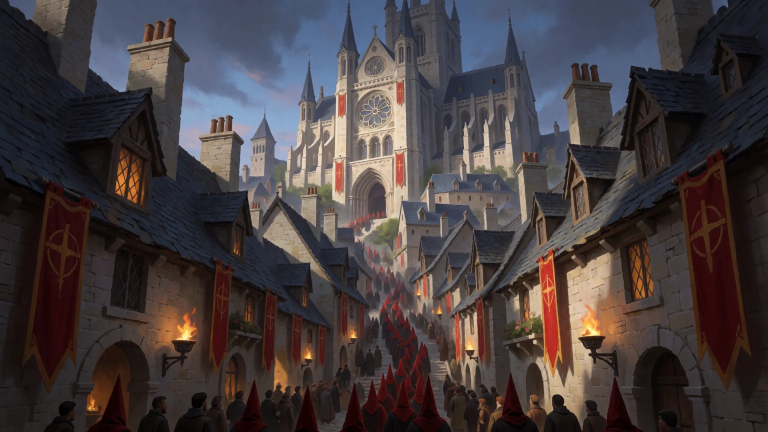
#> input picture assets/city/capitol-jilliath.webp, 1536 x 864 px (shown at 1/2 size)
$ python match.py ../../../assets/city/capitol-jilliath.webp
#> lines starting #> are read from the running program, lines starting #| are printed output that depends on the picture; after the words box and inside, x2 and y2 are one past the last pixel; in counts of white or black regions, pixels touching at a corner belong together
"""Matches the inpainted extension's tone to the wall's edge (the picks came out lighter and warmer than the painting
beside them): one brightness gain (all channels) that brings the extension's strip by the seam to the painting's strip by the seam,
measured where both are plain masonry (above the knight's niche and in the crypt, not the niche itself), easing from
full at the seam to a third of it at the extension's far edge. Writes assets/ui/jilliath/garrison-wide.webp (the
extension alone, 576 page px).

    python art/greybox/jilliath-garrison-wide/match.py <inpainted crop>
"""
import sys
from pathlib import Path

import numpy as np
from PIL import Image

K = 1728 / 1236
EXT_PX = round(576 * K)
crop = np.asarray(Image.open(sys.argv[1]).convert("RGB")).astype(float)
rows = np.r_[0:int(270 * K), int(640 * K):crop.shape[0]]
#> rows = 377 values from 0 to 376
ext_band = crop[rows, EXT_PX - 90:EXT_PX - 10].reshape(-1, 3).mean(axis=0)
#> ext_band = [137.7, 129.8, 127.3]
wall_band = crop[rows, EXT_PX + 10:EXT_PX + 50].reshape(-1, 3).mean(axis=0)
#> wall_band = [78.42, 77.42, 83.62]
# brightness only: a per-channel gain tinted the stone green (the wall's edge carries the glass's red)
gain = np.full(3, wall_band.mean() / ext_band.mean())
#> gain = [0.607, 0.607, 0.607]
ramp = np.linspace(1 / 3, 1, EXT_PX)[None, :, None]
ext = crop[:, :EXT_PX] * (1 + (gain[None, None, :] - 1) * ramp)
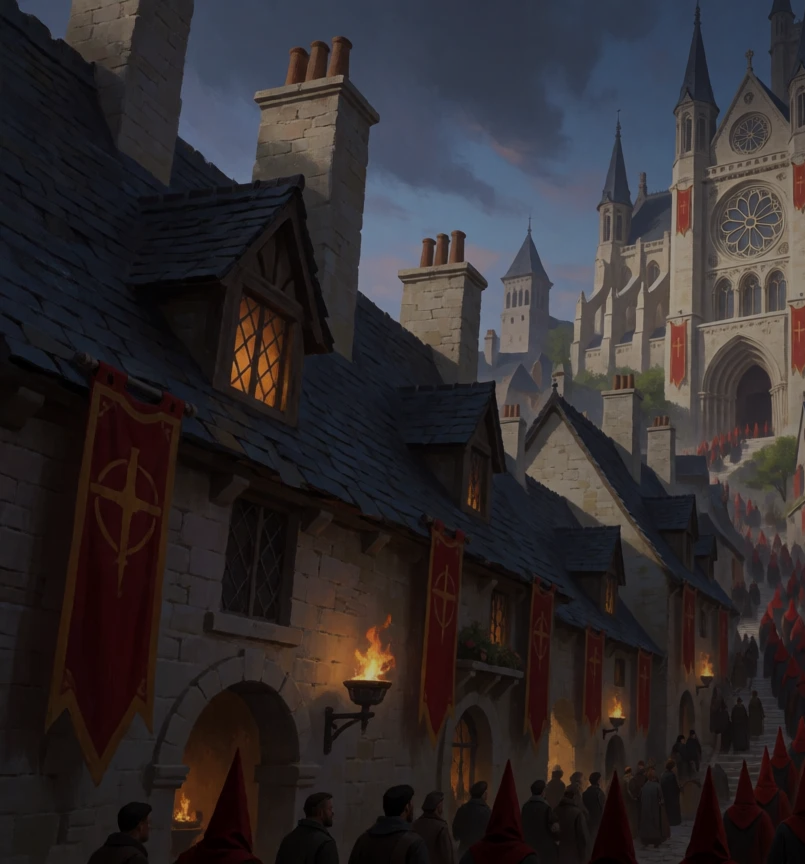
#> ext: shape (864, 805, 3) float64; mean R, G, B 49.2, 43.9, 45.7
# The painting's edge stands in shadow beside the knight; the model lit the blocks there. A soft shadow over them,
# above the ledge, carries the painting's shadow across the seam.
from PIL import ImageDraw, ImageFilter
shade = Image.new("L", (EXT_PX, crop.shape[0]), 0)
#> shade: PIL image 805x864 L; every value is 0
ImageDraw.Draw(shade).rectangle((EXT_PX - 300, int(150 * K), EXT_PX + 40, int(596 * K)), fill=255)
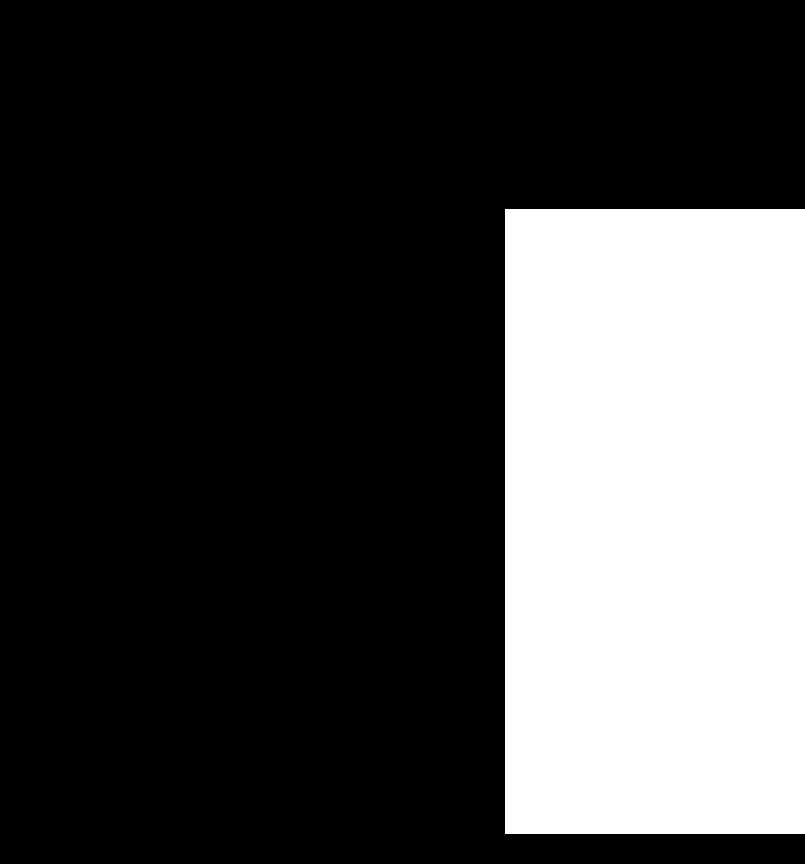
#> shade: PIL image 805x864 L; 27% white; 1 white region, box (x1, y1, x2, y2) and area: (505, 209, 805, 834) 187500
shade = np.asarray(shade.filter(ImageFilter.GaussianBlur(60))).astype(float)[:, :, None] / 255
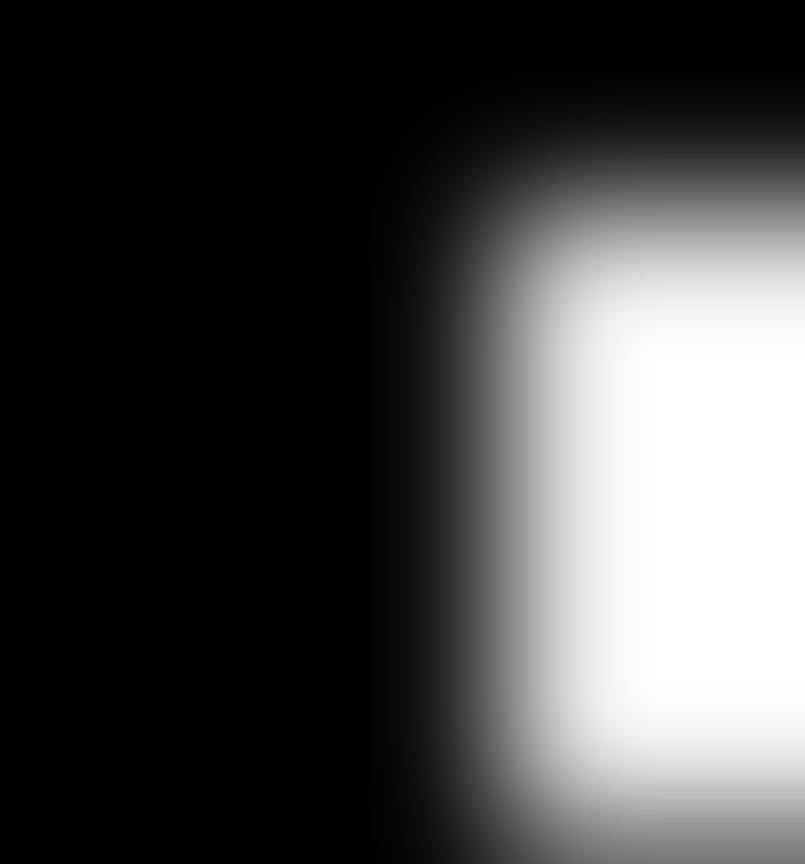
#> shade: shape (864, 805, 1) float64; min 0, max 1, mean 0.266
ext = ext * (1 - 0.5 * shade)
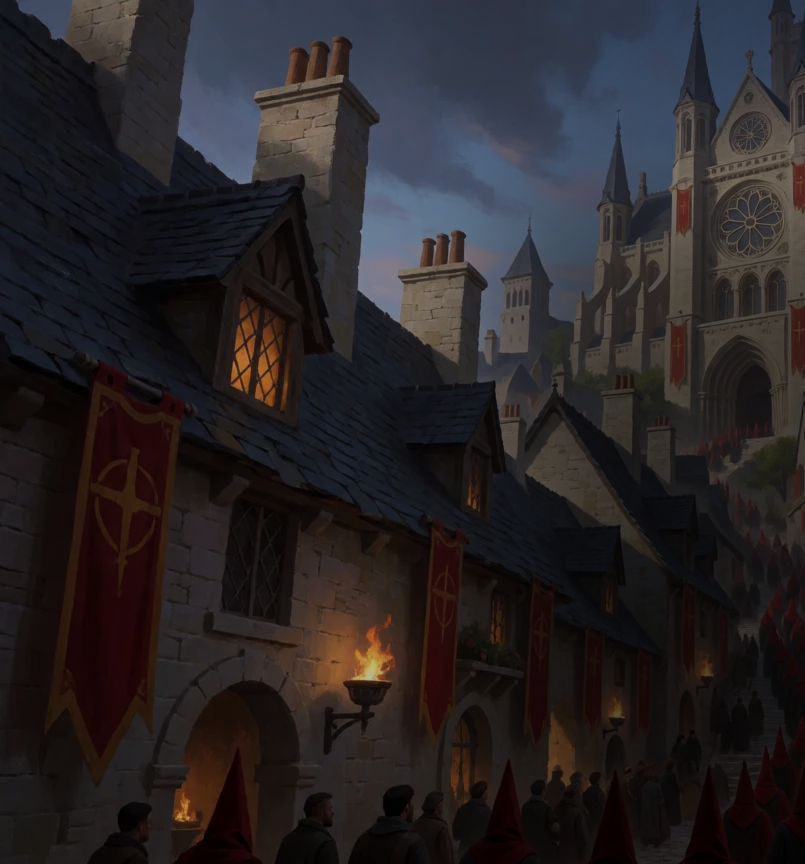
#> ext: shape (864, 805, 3) float64; mean R, G, B 40.9, 36.7, 38.7
Image.fromarray(np.clip(ext, 0, 255).astype(np.uint8)).save("assets/ui/jilliath/garrison-wide.webp", quality=90)
print("gain", np.round(gain, 3))
#| gain [0.607 0.607 0.607]

$ run again, on assets/city/city.webp
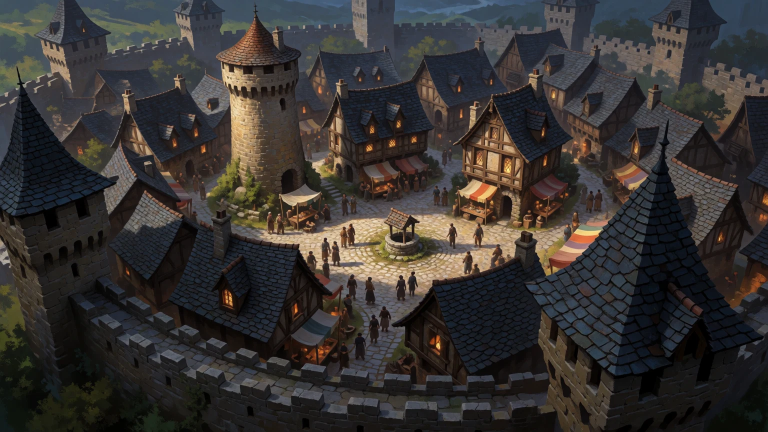
#> input picture assets/city/city.webp, 1536 x 864 px (shown at 1/2 size)
#> ext_band = [56.62, 52.85, 55.93]
#> wall_band = [55.45, 54.54, 56.98]
#> gain = [1.01, 1.01, 1.01]
#> `ext = crop[:, :EXT_PX] * (1 + (gain[None, None, :] - 1) * ramp)`:
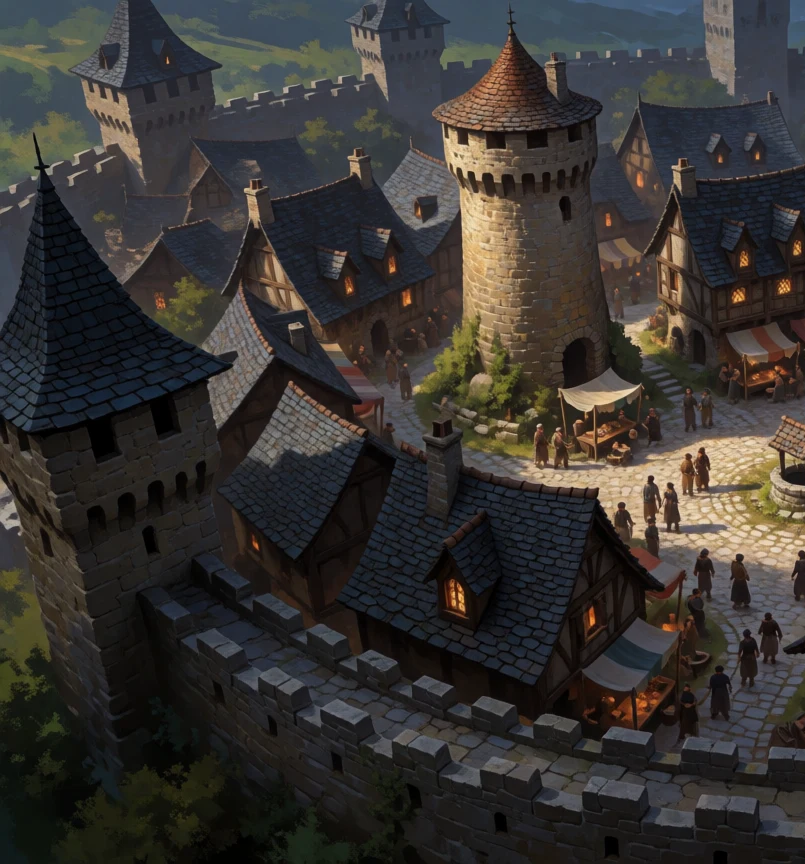
#> ext: shape (864, 805, 3) float64; mean R, G, B 57.5, 54.3, 51.4; drawn with min black and max white
#> `ext = ext * (1 - 0.5 * shade)`:
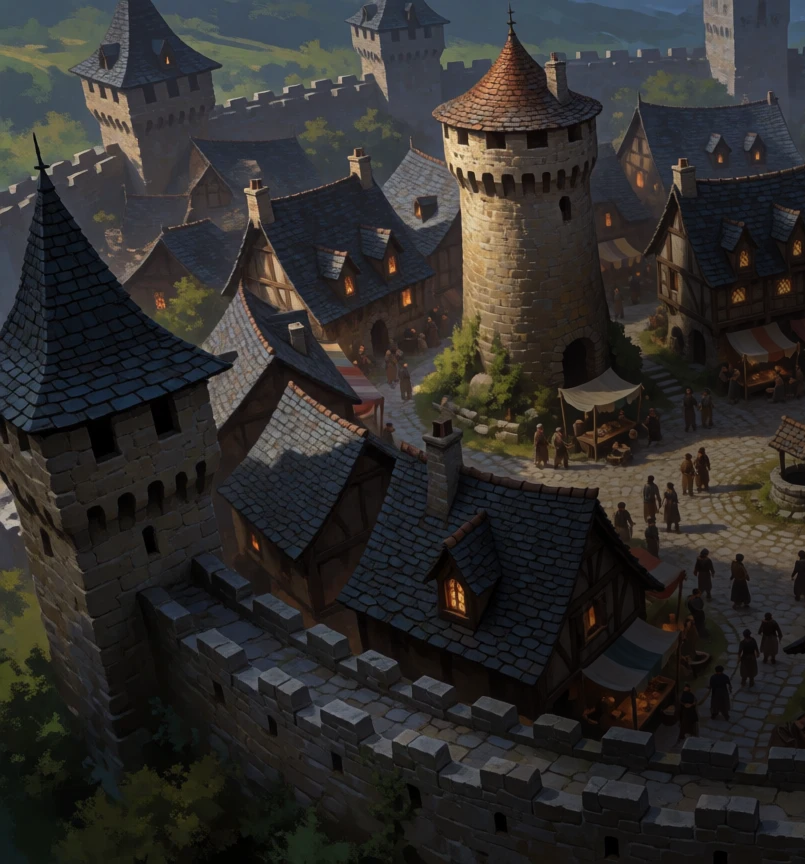
#> ext: shape (864, 805, 3) float64; mean R, G, B 47.8, 45.9, 44
#| gain [1.009 1.009 1.009]
